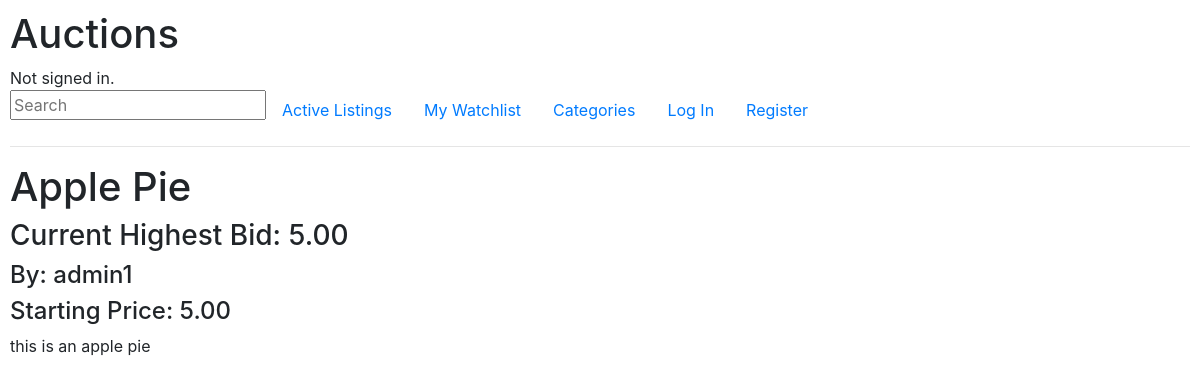
/listed/1, run on the app's committed database.
### auctions/models.py (models this page shows, shortened)
class Listing(models.Model):
	listed_id = models.AutoField(auto_created=True, primary_key=True)
	item_name = models.CharField(max_length=64)
	item_description = models.CharField(max_length=500, default="no description")
	seller = models.CharField(max_length=64)
	buyer = models.CharField(max_length=64, default="none")
	price = models.DecimalField(max_digits=19, decimal_places=2)
	category = models.CharField(max_length=12, default="no category")
	image = models.CharField(max_length=255, default="no image")
	listing_date = models.DateField(default=0000-00-00)
	available = models.BooleanField(default=True)

class Bid(models.Model):
	bid_id = models.AutoField(primary_key=True)
	listing_id = models.ForeignKey(Listing, on_delete=models.CASCADE, related_name="bidded")
	bidder = models.CharField(max_length=64)
	value = models.DecimalField(max_digits=19, decimal_places=2)

### auctions/views.py (the view)
# urls.py: path("listed/<int:item_id>", views.listed, name="listed"),
def listed(request, item_id):
    listed = Listing.objects.get(pk=item_id)
    return render(request, "auctions/listed.html", {
        "listed_id": item_id,
        "title": listed.item_name,
        "description": listed.item_description,
        "price": listed.price,
        "comments": Comment.objects.filter(listing_id=item_id),
        "high_bid": Bid.objects.filter(listing_id=item_id)
        })

### auctions/templates/auctions/listed.html (shortened to what this page needs)
{% extends "auctions/layout.html" %}
{% block body %}
	<h1>{{ title }}</h1>
	{% if available == False %}
		<h2>Congratulations {{ winner }} on winning the auction!</h2>
	{% else %}
		<div>
			{% for bid in high_bid %}
				<h3>Current Highest Bid: {{ bid.value }}</h3>
				<h4>By: {{ bid.bidder }}</h4>
			{% empty %}
				<h3 hidden></h3>
			{% endfor %}
			<h4>Starting Price: {{ price }}</h4>
		</div>
		<div>
			{{ description }}
		</div>
	{% endif %}
{% endblock %}

### auctions/static/auctions/styles.css (style rules this page uses)
body { padding: 10px; }

### data on the page
Listing: item_name "Apple Pie", price "5.00", item_description "this is an apple pie"
Bid: value "5.00", bidder "admin1"
